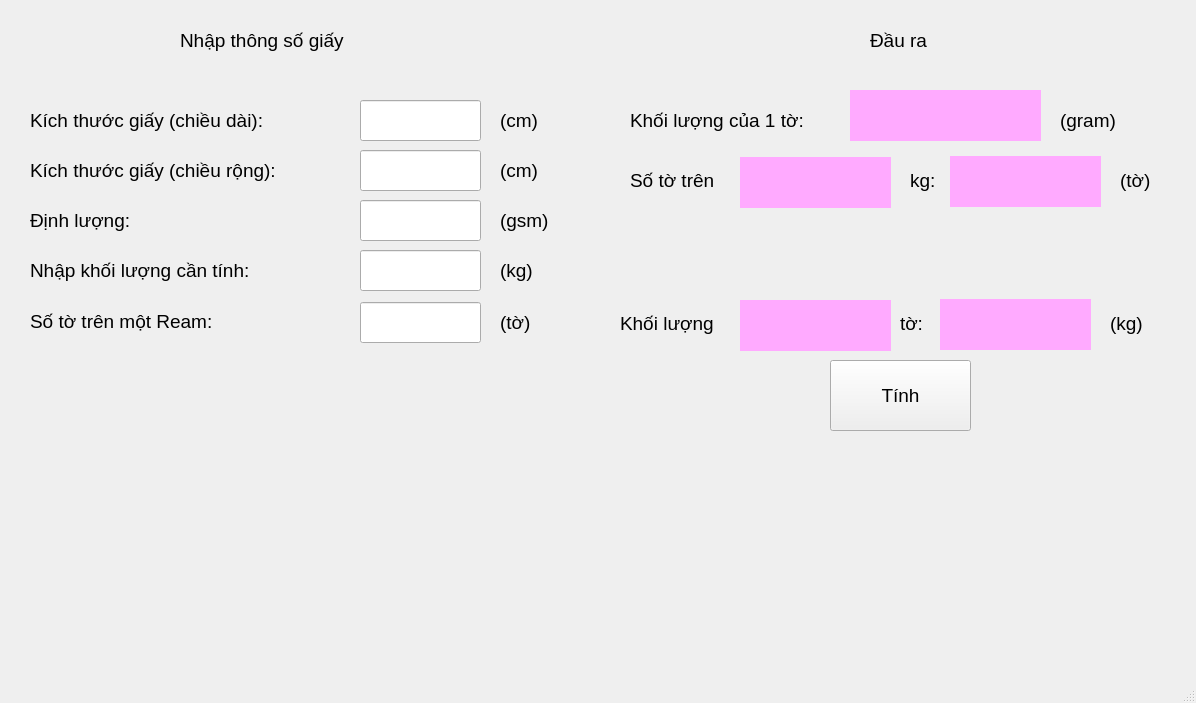
<?xml version="1.0" encoding="UTF-8"?>
<ui version="4.0">
 <class>MainWindow</class>
 <widget class="QMainWindow" name="MainWindow">
  <property name="geometry">
   <rect>
    <x>0</x>
    <y>0</y>
    <width>1196</width>
    <height>703</height>
   </rect>
  </property>
  <property name="font">
   <font>
    <pointsize>14</pointsize>
   </font>
  </property>
  <property name="windowTitle">
   <string>MainWindow</string>
  </property>
  <widget class="QWidget" name="centralwidget">
   <widget class="QLabel" name="label">
    <property name="geometry">
     <rect>
      <x>180</x>
      <y>10</y>
      <width>231</width>
      <height>61</height>
     </rect>
    </property>
    <property name="text">
     <string>Nhập thông số giấy</string>
    </property>
   </widget>
   <widget class="QLabel" name="label_2">
    <property name="geometry">
     <rect>
      <x>30</x>
      <y>90</y>
      <width>341</width>
      <height>61</height>
     </rect>
    </property>
    <property name="text">
     <string>Kích thước giấy (chiều dài):</string>
    </property>
   </widget>
   <widget class="QLabel" name="label_3">
    <property name="geometry">
     <rect>
      <x>30</x>
      <y>190</y>
      <width>181</width>
      <height>61</height>
     </rect>
    </property>
    <property name="text">
     <string>Định lượng: </string>
    </property>
   </widget>
   <widget class="QLineEdit" name="dai">
    <property name="geometry">
     <rect>
      <x>360</x>
      <y>100</y>
      <width>121</width>
      <height>41</height>
     </rect>
    </property>
   </widget>
   <widget class="QLineEdit" name="gsm">
    <property name="geometry">
     <rect>
      <x>360</x>
      <y>200</y>
      <width>121</width>
      <height>41</height>
     </rect>
    </property>
   </widget>
   <widget class="QLineEdit" name="rong">
    <property name="geometry">
     <rect>
      <x>360</x>
      <y>150</y>
      <width>121</width>
      <height>41</height>
     </rect>
    </property>
   </widget>
   <widget class="QLabel" name="label_4">
    <property name="geometry">
     <rect>
      <x>30</x>
      <y>140</y>
      <width>341</width>
      <height>61</height>
     </rect>
    </property>
    <property name="text">
     <string>Kích thước giấy (chiều rộng):</string>
    </property>
   </widget>
   <widget class="QLabel" name="label_5">
    <property name="geometry">
     <rect>
      <x>500</x>
      <y>90</y>
      <width>71</width>
      <height>61</height>
     </rect>
    </property>
    <property name="text">
     <string>(cm)</string>
    </property>
   </widget>
   <widget class="QLabel" name="label_6">
    <property name="geometry">
     <rect>
      <x>500</x>
      <y>140</y>
      <width>71</width>
      <height>61</height>
     </rect>
    </property>
    <property name="text">
     <string>(cm)</string>
    </property>
   </widget>
   <widget class="QLabel" name="label_7">
    <property name="geometry">
     <rect>
      <x>500</x>
      <y>190</y>
      <width>71</width>
      <height>61</height>
     </rect>
    </property>
    <property name="text">
     <string>(gsm)</string>
    </property>
   </widget>
   <widget class="QLabel" name="label_8">
    <property name="geometry">
     <rect>
      <x>870</x>
      <y>10</y>
      <width>101</width>
      <height>61</height>
     </rect>
    </property>
    <property name="text">
     <string>Đầu ra</string>
    </property>
   </widget>
   <widget class="QLabel" name="label_9">
    <property name="geometry">
     <rect>
      <x>630</x>
      <y>90</y>
      <width>231</width>
      <height>61</height>
     </rect>
    </property>
    <property name="text">
     <string>Khối lượng của 1 tờ:</string>
    </property>
   </widget>
   <widget class="QPushButton" name="pushButton">
    <property name="geometry">
     <rect>
      <x>830</x>
      <y>360</y>
      <width>141</width>
      <height>71</height>
     </rect>
    </property>
    <property name="text">
     <string>Tính</string>
    </property>
   </widget>
   <widget class="QLabel" name="gamPer">
    <property name="geometry">
     <rect>
      <x>850</x>
      <y>90</y>
      <width>191</width>
      <height>51</height>
     </rect>
    </property>
    <property name="styleSheet">
     <string notr="true">background-color: rgb(255, 170, 255);</string>
    </property>
    <property name="text">
     <string/>
    </property>
   </widget>
   <widget class="QLabel" name="label_10">
    <property name="geometry">
     <rect>
      <x>1060</x>
      <y>90</y>
      <width>71</width>
      <height>61</height>
     </rect>
    </property>
    <property name="text">
     <string>(gram)</string>
    </property>
   </widget>
   <widget class="QLabel" name="label_11">
    <property name="geometry">
     <rect>
      <x>30</x>
      <y>240</y>
      <width>281</width>
      <height>61</height>
     </rect>
    </property>
    <property name="text">
     <string>Nhập khối lượng cần tính:</string>
    </property>
   </widget>
   <widget class="QLineEdit" name="weight">
    <property name="geometry">
     <rect>
      <x>360</x>
      <y>250</y>
      <width>121</width>
      <height>41</height>
     </rect>
    </property>
   </widget>
   <widget class="QLabel" name="label_12">
    <property name="geometry">
     <rect>
      <x>500</x>
      <y>240</y>
      <width>71</width>
      <height>61</height>
     </rect>
    </property>
    <property name="text">
     <string>(kg)</string>
    </property>
   </widget>
   <widget class="QLabel" name="label_13">
    <property name="geometry">
     <rect>
      <x>630</x>
      <y>150</y>
      <width>111</width>
      <height>61</height>
     </rect>
    </property>
    <property name="text">
     <string>Số tờ trên </string>
    </property>
   </widget>
   <widget class="QLabel" name="weight_1">
    <property name="geometry">
     <rect>
      <x>740</x>
      <y>157</y>
      <width>151</width>
      <height>51</height>
     </rect>
    </property>
    <property name="styleSheet">
     <string notr="true">background-color: rgb(255, 170, 255);</string>
    </property>
    <property name="text">
     <string/>
    </property>
   </widget>
   <widget class="QLabel" name="label_14">
    <property name="geometry">
     <rect>
      <x>910</x>
      <y>150</y>
      <width>31</width>
      <height>61</height>
     </rect>
    </property>
    <property name="text">
     <string>kg: </string>
    </property>
   </widget>
   <widget class="QLabel" name="Pers">
    <property name="geometry">
     <rect>
      <x>950</x>
      <y>156</y>
      <width>151</width>
      <height>51</height>
     </rect>
    </property>
    <property name="styleSheet">
     <string notr="true">background-color: rgb(255, 170, 255);</string>
    </property>
    <property name="text">
     <string/>
    </property>
   </widget>
   <widget class="QLabel" name="label_15">
    <property name="geometry">
     <rect>
      <x>1120</x>
      <y>150</y>
      <width>81</width>
      <height>61</height>
     </rect>
    </property>
    <property name="text">
     <string>(tờ)</string>
    </property>
   </widget>
   <widget class="QLabel" name="label_16">
    <property name="geometry">
     <rect>
      <x>30</x>
      <y>291</y>
      <width>281</width>
      <height>61</height>
     </rect>
    </property>
    <property name="text">
     <string>Số tờ trên một Ream:</string>
    </property>
   </widget>
   <widget class="QLabel" name="label_17">
    <property name="geometry">
     <rect>
      <x>500</x>
      <y>292</y>
      <width>71</width>
      <height>61</height>
     </rect>
    </property>
    <property name="text">
     <string>(tờ)</string>
    </property>
   </widget>
   <widget class="QLineEdit" name="reamPers">
    <property name="geometry">
     <rect>
      <x>360</x>
      <y>302</y>
      <width>121</width>
      <height>41</height>
     </rect>
    </property>
   </widget>
   <widget class="QLabel" name="label_18">
    <property name="geometry">
     <rect>
      <x>900</x>
      <y>293</y>
      <width>31</width>
      <height>61</height>
     </rect>
    </property>
    <property name="text">
     <string>tờ:</string>
    </property>
   </widget>
   <widget class="QLabel" name="label_19">
    <property name="geometry">
     <rect>
      <x>620</x>
      <y>293</y>
      <width>111</width>
      <height>61</height>
     </rect>
    </property>
    <property name="text">
     <string>Khối lượng </string>
    </property>
   </widget>
   <widget class="QLabel" name="Pers_2">
    <property name="geometry">
     <rect>
      <x>940</x>
      <y>299</y>
      <width>151</width>
      <height>51</height>
     </rect>
    </property>
    <property name="styleSheet">
     <string notr="true">background-color: rgb(255, 170, 255);</string>
    </property>
    <property name="text">
     <string/>
    </property>
   </widget>
   <widget class="QLabel" name="label_20">
    <property name="geometry">
     <rect>
      <x>1110</x>
      <y>293</y>
      <width>81</width>
      <height>61</height>
     </rect>
    </property>
    <property name="text">
     <string>(kg)</string>
    </property>
   </widget>
   <widget class="QLabel" name="ream">
    <property name="geometry">
     <rect>
      <x>740</x>
      <y>300</y>
      <width>151</width>
      <height>51</height>
     </rect>
    </property>
    <property name="styleSheet">
     <string notr="true">background-color: rgb(255, 170, 255);</string>
    </property>
    <property name="text">
     <string/>
    </property>
   </widget>
  </widget>
  <widget class="QMenuBar" name="menubar">
   <property name="geometry">
    <rect>
     <x>0</x>
     <y>0</y>
     <width>1196</width>
     <height>37</height>
    </rect>
   </property>
  </widget>
  <widget class="QStatusBar" name="statusbar"/>
 </widget>
 <resources/>
 <connections/>
</ui>
